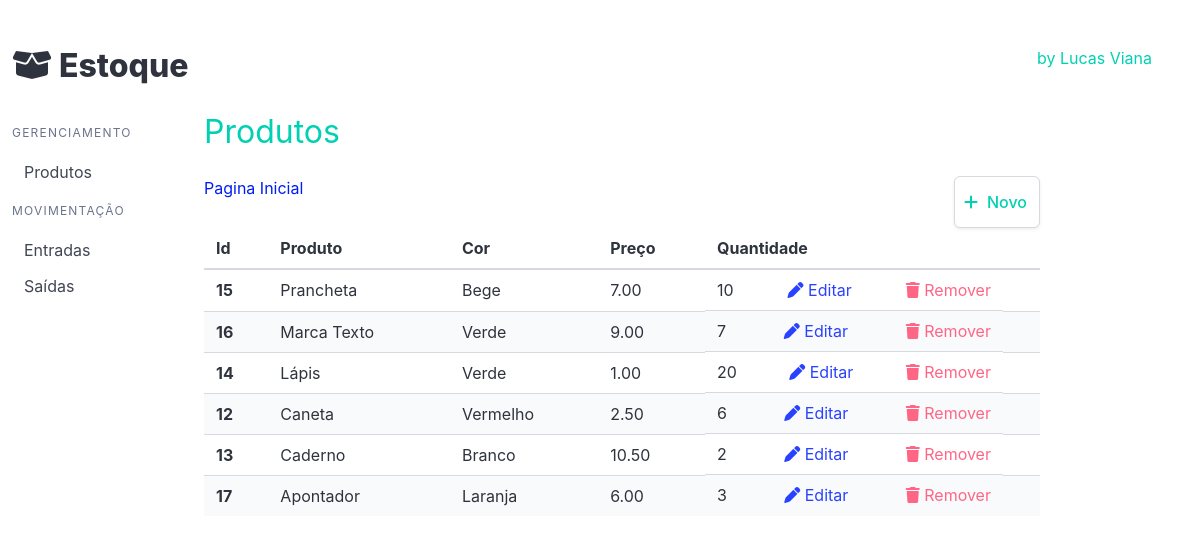
The app's page /produto/list_produto/, older data.
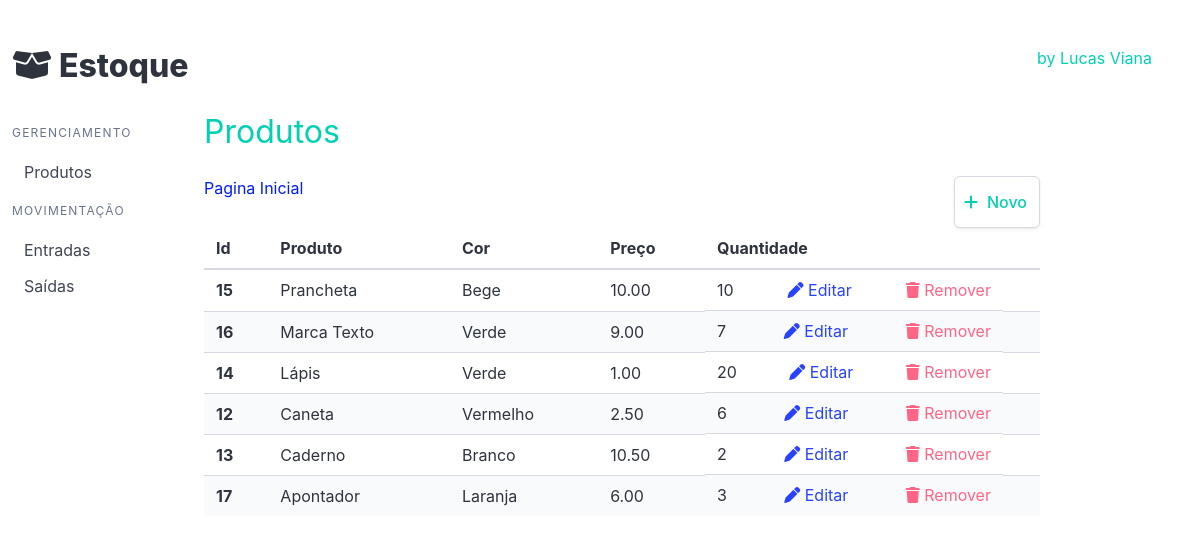
The same page, newer data.
### produto/models.py (models this page shows, shortened)
class Produtos(models.Model):
    produto = models.CharField('Produto', max_length=200)
    cor = models.ForeignKey(Cores, on_delete=models.PROTECT, verbose_name='Cor')
    descricao = models.TextField('Descriçao', blank=True)
    quantidade = models.IntegerField('Quantidade', default=0)
    preco = models.DecimalField('Preço', decimal_places=2, max_digits=8, default=0)
    criado = models.DateTimeField('Criado em', auto_now_add=True)
    modificado = models.DateField('Modificado em', auto_now=True)
    class Meta:
        verbose_name = 'Produto'
        verbose_name_plural = 'Produtos'
        ordering = ['-produto']

class Cores(models.Model):
    cor = models.CharField('Cor', max_length=200)
    def __str__(self):
        return self.cor

### produto/views.py (the view)
# urls.py: path('list_produto/', list_produto, name='list_produto'),
def list_produto(request):
    produtos = Produtos.objects.all()
    template_name = 'list_produtos.html'
    context = { 'produtos': produtos, }
    return render(request, template_name, context)

### produto/templates/list_produtos.html
{% extends 'base.html' %}
{% block product %}
<h1 class="subtitle is-3 has-text-primary">
    Produtos
</h1>
<div>
    <nav class="navbar breadcrumb" aria-label="breadcrumbs">
        <ul>
            <li class="is-active"><a href="#">Pagina Inicial</a></li>
        </ul>
        <div class="navbar-end">
            <a class="button has-text-primary" href="{% url 'produto:new_produto' %}">
                <span class="icon is-small mr-1">
                    <i class="fa-solid fa-plus"></i>
                </span>
                Novo
            </a>
        </div>
    </nav>
</div>
<table class="table is-striped is-hoverable is-fullwidth">
    <thead>
        <tr>
            <th>Id</th>
            <th>Produto</th>
            <th>Cor</th>
            <th>Preço</th>
            <th>Quantidade</th>
            <th></th>
        </tr>
    </thead>
    <tbody> {% for produto in produtos %}<tr>
            <th>{{ produto.id }}</th>
            <td>{{ produto.produto }}</td>
            <td>{{ produto.cor }}</td>
            <td>{{ produto.preco }}</td>
            <td class="is-flex justify-content is-justify-content-space-between">
                {{ produto.quantidade }}
                <a href="{% url 'produto:update_produto' produto.id%}">
                    <i class="fa-solid fa-pen"></i>
                    Editar
                </a>
                <a class="has-text-danger" href="{% url 'produto:delete_produto' produto.id%}">
                    <i class="fa-solid fa-trash"></i>
                    Remover
                </a>
            </td>
            <td></td>
        </tr> {% endfor %}
    </tbody>
</table>
{% endblock %}

Row changes from the older to the newer data that the page shows:
changed Produtos "Prancheta": preco "7.00" → "10.00"
